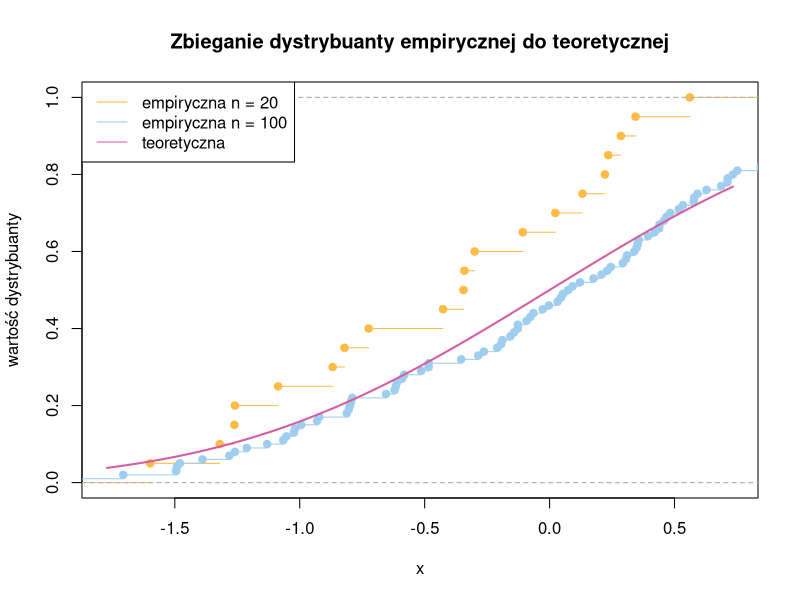
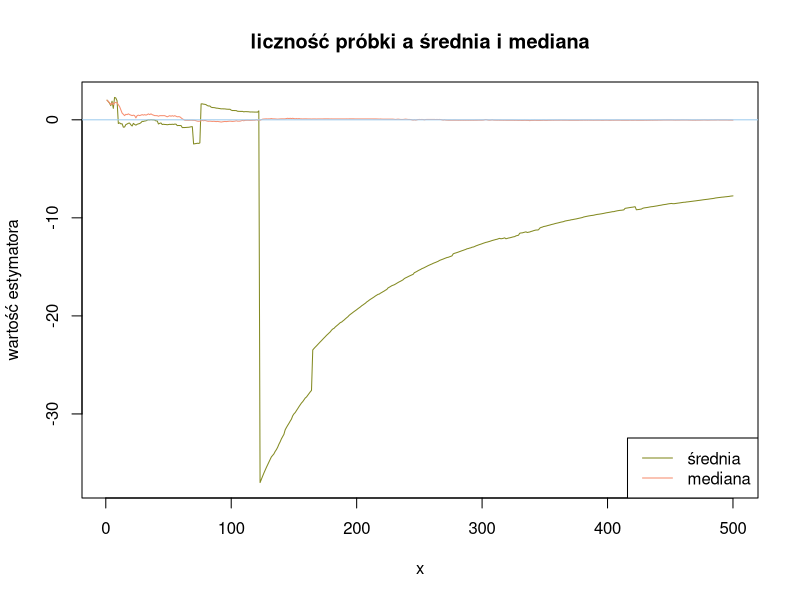
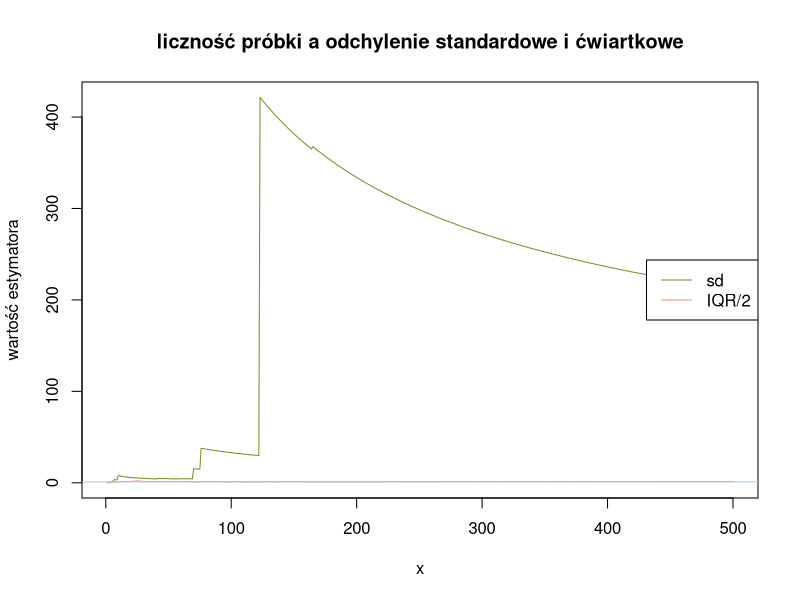
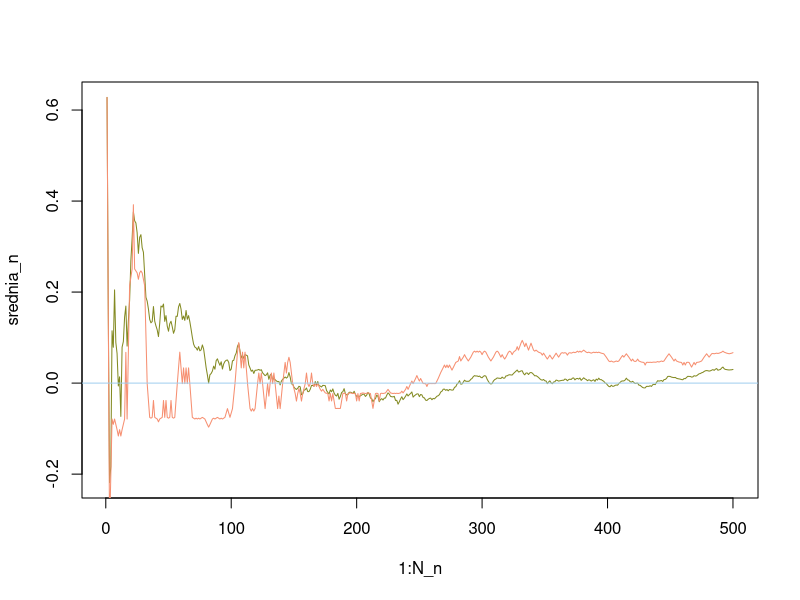
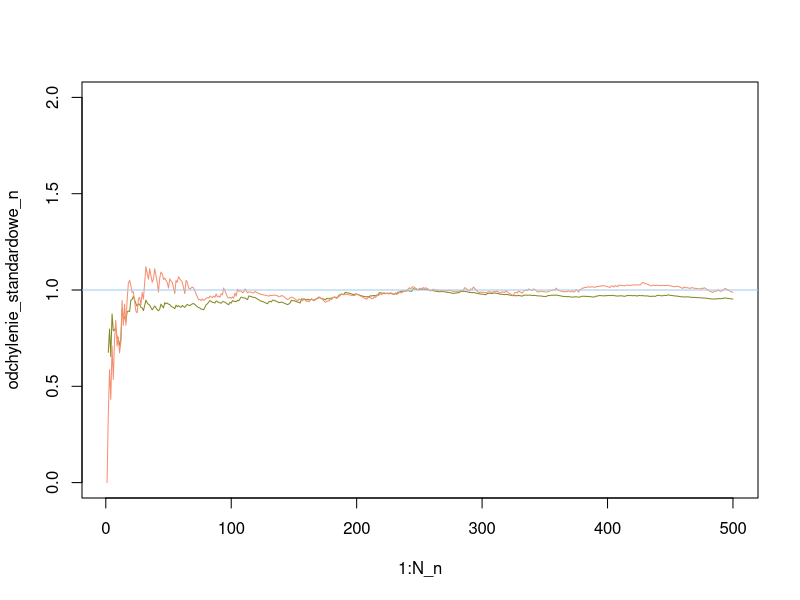

Write R code to recreate these figures, in order.
## ---- chunk 1
knitr::opts_chunk$set(echo = TRUE)
## ---- chunk 2
color_palette3 = c("#d65da2", "#838a22", "#f68f71", "#9fcdee", "#fdbb45")
## ---- chunk 3
# tworzymy dwie probki z rozkladu normalnego, odpowiednio 20 i 100 elementowe
# mamy parametry domyslne, poniewaz rozwazamy rozklad standarodwy normalny
x1 <- rnorm(n = 20)
x2 <- rnorm(n = 100)

# z lematu Gliwienki Cantallego wiemy, ze dystrybuanta empiryczna Fn dobrzy przybliza prawdziwa
# dystrybuante F badanego rozkladu
# zaobserwujmy to wiec na wykresach

plot(ecdf(x1), col = color_palette3[5], main = "Zbieganie dystrybuanty empirycznej do teoretycznej", ylab = "wartość dystrybuanty")
plot(ecdf(x2), col = color_palette3[4], add = TRUE)
curve(pnorm(x), col = color_palette3[1], lwd = 2, add = TRUE)
legend("topleft",legend = c("empiryczna n = 20", "empiryczna n = 100", "teoretyczna"), 
       col = color_palette3[c(5,4,1)], lty = 1)
## ---- chunk 4
# domyslnie wartosci parametru polozenia i paramteru rozproszenia to odpowiednio 0 i 1, 
# dlaego ich nie podajemy

# tworzymy zmienna z licznoscia probki
N_c = 500
# tworzymy 500 - elementowa probke rozkladu standardowego Cauchy'ego
Y_c = rcauchy(n = 500) 
## ---- chunk 5
    # zainicjujmy dwa wektory, ktore beda przechowywac wartosci sredniej i mediany dla 
    # kolejnych podprobek

    srednia_c <- c()
    mediana_c <- c()

    # bedziemy mieli N podzbiorow: wielkosci kolejnych probek beda odpowiednio od 1 do N
    # dla kazdej z probek liczymy w petli wartosc odpowiednio sredniej oraz mediany
    for (i in 1:N_c){
      srednia_c[i] <- mean(Y_c[1:i])
      mediana_c[i] <- median(Y_c[1:i])
    }

    # tworzenie wykresu 
    plot(x = 1:N_c, y = srednia_c, col = color_palette3[2], type = "l",
         xlab = "x", ylab = "wartość estymatora", main = "liczność próbki a średnia i mediana")
    lines(mediana_c, col = color_palette3[3])
    abline(h = 0, col = color_palette3[4])
    legend("bottomright", legend = c("średnia", "mediana"), col = color_palette3[2:3], lty = 1)

    # na podstawie powstalego wykresu widzimy, ze mediana jest bardzo sensownym estymatorem
    # wartosci a, poniewaz dla calej probki jej wartosc jest bardzo bliska 0
    # w przypadku sredniej, jej wartosc faktycznie zbiega do 0 wraz ze zwiekszaniem 
    # wielkosci probki
    # !! wyniki moga sie subtelnie roznic w zaleznosci od probki - obserwacja
    # skupia sie na zbieganiu wykresu do prostej a = 0
## ---- chunk 6
    odchylenie_standardowe_c <- c()
    odchylenie_cwiartkowe_c <- c()

    for (i in 1:N_c){
      odchylenie_standardowe_c[i] <- sd(Y_c[1:i])
      odchylenie_cwiartkowe_c[i] <- IQR(Y_c[1:i])/2
    }

    # tworzenie wykresu 
    plot(x = 1:N_c, y = odchylenie_standardowe_c, col = color_palette3[2], type = "l",
         xlab = "x", ylab = "wartość estymatora", 
         main = "liczność próbki a odchylenie standardowe i ćwiartkowe")
    lines(odchylenie_cwiartkowe_c, col = color_palette3[3])
    abline(h = 1, col = color_palette3[4])
    legend("right", legend = c("sd", "IQR/2"), col = color_palette3[c(2,3)], lty = 1)

    # no podstawie wykresu widzimy, ze odchylenie cwiartkowe jest dobrym estymatorem
    # parametru roproszenia b, poniewaz jest bardzo blisko 1
    # w przypadku odchylenia standarodwego widzimy, ze taki estymator mialby sens jedynie
    # dla probki bardzo malego rozmiaru
## ---- chunk 7
N_n <- 500
Y_n = rnorm(n = N_n)
## ---- chunk 8
    srednia_n <- c()
    mediana_n <- c()

    for (i in 1:N_n){
      srednia_n[i] <- mean(Y_n[1:i])
      mediana_n[i] <- median(Y_n[1:i])
      
    }

    plot(x = 1:N_n, y = srednia_n, col = color_palette3[2], type = "l")
    lines(mediana_n, col = color_palette3[3])
    abline(h = 0, col = color_palette3[4])
## ---- chunk 9
    odchylenie_standardowe_n <- c()
    odchylenie_cwiartkowe_n <- c()

    for (i in 1:N_n){
      odchylenie_standardowe_n[i] <- sd(Y_n[1:i])
      odchylenie_cwiartkowe_n[i] <- IQR(Y_n[1:i])/1.35
    }

    plot(x = 1:N_n, y = odchylenie_standardowe_n, col = color_palette3[2], type = "l", ylim = c(0, 2))
    lines(odchylenie_cwiartkowe_n, col = color_palette3[3])
    abline(h = 1, col = color_palette3[4])
## ---- chunk 10
# generujemy 1000 20-elementowych probek

